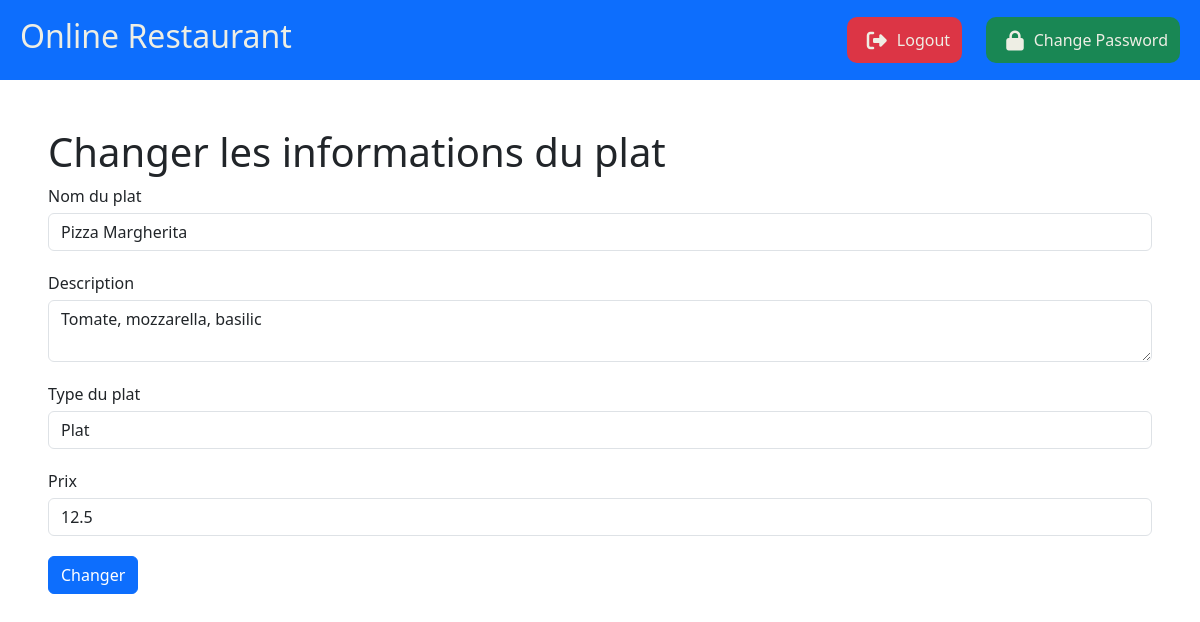
Screenshot of /adminPages/changer-plat.php?id=1 (signed in) with the database file from the repository.
### tables this page shows
CREATE TABLE IF NOT EXISTS `plats` (
  `pid` int NOT NULL AUTO_INCREMENT,
  `pname` varchar(100) NOT NULL,
  `ptype` varchar(50) NOT NULL,
  `pdescription` varchar(100) DEFAULT NULL,
  `price` float NOT NULL,
  PRIMARY KEY (`pid`),
  UNIQUE KEY `pname` (`pname`)
);

### adminPages/changer-plat.php (the view, shortened to what this page needs)
<?php
require_once '../include/db-connect.php';
if (isset($_GET["id"])) {
    ?>
<!doctype html>
<html lang="en">
<head>
    <link rel="stylesheet" href="https://stackpath.bootstrapcdn.com/font-awesome/4.7.0/css/font-awesome.min.css">
    <link href="https://cdn.jsdelivr.net/npm/bootstrap@5.3.0-alpha3/dist/css/bootstrap.min.css" rel="stylesheet">
    <link rel="stylesheet" href="https://cdnjs.cloudflare.com/ajax/libs/font-awesome/6.3.0/css/all.min.css" />
    <link rel="stylesheet" href="../Style/style2.css">
</head>
<body>
    <div class="header sticky-top bg-primary mb-5">
        <h2 class="title">Online Restaurant</h2>
        <div>
            <a href="../login-register-Pages/logout.php" class="bg-danger"><i class="fa-solid fa-right-from-bracket fa-lg"></i>Logout</a>
            <a href="../login-register-Pages/change-password.php" class="bg-success"><i class="fa-solid fa-lock fa-lg"></i>Change Password</a>
        </div>
    </div>
    <div class="ps-5 pe-5">
        <h1>Changer les informations du plat</h1>
        <form method="post" action="">
            <?php
            $id_plat = $_GET["id"];
            $result = $db->query("SELECT * FROM plats WHERE pid = '$id_plat'");
            if ($result->num_rows > 0) {
                $row = $result->fetch_assoc();
                $nom_plat = $row["pname"];
                $desc_plat = $row["pdescription"];
                $prix = $row["price"];
            }
            else {
                echo "Ce plat n'existe pas!";
                exit();
            }
            ?>
            <div class="form-group">
                <label for="nom">Nom du plat</label>
                <input required type="text" class="form-control" id="nom" name="nom" value="<?php echo $nom_plat; ?>">
            </div>
            <div class="form-group">
                <label for="description">Description</label>
                <textarea class="form-control" id="description" name="desc"><?php echo $desc_plat; ?></textarea>
            </div>
            <div class="form-group">
                <label for="type">Type du plat</label>
                <select class="form-control" name="type" id="type">
                    <option value="plat">Plat</option>
                </select>
            </div>
            <div class="form-group">
                <label for="prix">Prix</label>
                <input required type="number" class="form-control" id="prix" step="0.01" name="prix" value="<?php echo $prix; ?>">
            </div>
            <button type="submit" class="btn btn-primary">Changer</button>
        </form>
    </div>
</body>
</html>
<?php } ?>

### Style/style2.css (style rules this page uses)
.header { height:80px; display: flex; align-items: center; color: #eeeee4; justify-content: space-between; padding-left: 20px; padding-right: 20px; margin-bottom: 70px; }
i { margin-right: 10px; margin-left: 20px; }
.header > div > a { background-color: black; padding: 12px; padding-left: 0px; color: #eeeee4; border-radius: 10px; border: 0; margin-left: 20px; text-decoration: none; }

### adminPages/changer-plat.php (style rules this page uses)
.form-group { margin-bottom: 20px; }
label { margin-bottom: 5px; }

### rows the page displays
plats: nom "Pizza Margherita", desc "Tomate, mozzarella, basilic", prix "12.5"
